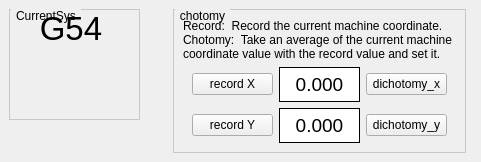
  <widget class="QWidget" name="CHO_FAME" native="true">
   <property name="geometry">
    <rect>
     <x>9</x>
     <y>528</y>
     <width>481</width>
     <height>162</height>
    </rect>
   </property>
   <widget class="QWidget" name="widget_7" native="true">
    <property name="geometry">
     <rect>
      <x>9</x>
      <y>9</y>
      <width>131</width>
      <height>111</height>
     </rect>
    </property>
    <layout class="QVBoxLayout" name="verticalLayout_5">
     <property name="spacing">
      <number>2</number>
     </property>
     <property name="topMargin">
      <number>0</number>
     </property>
     <property name="bottomMargin">
      <number>0</number>
     </property>
     <item>
      <widget class="QGroupBox" name="groupBox_8">
       <property name="styleSheet">
        <string notr="true">QGroupBox {
	border-width:1px;
	border-style:solid;
	border-color: rgb(200, 200, 200);
	margin-top:3ex
}

QGroupBox::title {
	subcontrol-origin: margin;
	subcontrol-position:top left;
	left:2px;
	margin-left: 0px;
	padding:0 3px;
}</string>
       </property>
       <property name="title">
        <string>CurrentSys</string>
       </property>
       <layout class="QVBoxLayout" name="verticalLayout_13" stretch="1">
        <property name="leftMargin">
         <number>2</number>
        </property>
        <property name="topMargin">
         <number>0</number>
        </property>
        <property name="bottomMargin">
         <number>0</number>
        </property>
        <item>
         <widget class="QLabel" name="system_now">
          <property name="font">
           <font>
            <pointsize>25</pointsize>
           </font>
          </property>
          <property name="text">
           <string>G54</string>
          </property>
          <property name="alignment">
           <set>Qt::AlignHCenter|Qt::AlignTop</set>
          </property>
         </widget>
        </item>
       </layout>
      </widget>
     </item>
    </layout>
   </widget>
   <widget class="QGroupBox" name="groupBox_6">
    <property name="geometry">
     <rect>
      <x>173</x>
      <y>9</y>
      <width>293</width>
      <height>144</height>
     </rect>
    </property>
    <property name="styleSheet">
     <string notr="true">QGroupBox {
	border-width:1px;
	border-style:solid;
	border-color: rgb(200, 200, 200);
	margin-top:3ex
}

QGroupBox::title {
	subcontrol-origin: margin;
	subcontrol-position:top left;
	left:2px;
	margin-left: 0px;
	padding:0 3px;
}</string>
    </property>
    <property name="title">
     <string>chotomy</string>
    </property>
    <layout class="QVBoxLayout" name="verticalLayout_2">
     <item>
      <widget class="QLabel" name="label_17">
       <property name="text">
        <string>Record:  Record the current machine coordinate.
Chotomy:  Take an average of the current machine coordinate value with the record value and set it.</string>
       </property>
       <property name="wordWrap">
        <bool>true</bool>
       </property>
      </widget>
     </item>
     <item>
      <widget class="QWidget" name="widget_2" native="true">
       <layout class="QHBoxLayout" name="horizontalLayout_2">
        <property name="topMargin">
         <number>0</number>
        </property>
        <property name="bottomMargin">
         <number>0</number>
        </property>
        <item>
         <widget class="QPushButton" name="btn_record_x">
          <property name="focusPolicy">
           <enum>Qt::NoFocus</enum>
          </property>
          <property name="text">
           <string>record X</string>
          </property>
         </widget>
        </item>
        <item>
         <widget class="QLabel" name="show_record_x">
          <property name="maximumSize">
           <size>
            <width>16777215</width>
            <height>35</height>
           </size>
          </property>
          <property name="font">
           <font>
            <pointsize>14</pointsize>
           </font>
          </property>
          <property name="styleSheet">
           <string notr="true">background-color: rgb(255, 255, 255);
</string>
          </property>
          <property name="frameShape">
           <enum>QFrame::Box</enum>
          </property>
          <property name="text">
           <string>0.000</string>
          </property>
          <property name="alignment">
           <set>Qt::AlignCenter</set>
          </property>
         </widget>
        </item>
        <item>
         <widget class="QPushButton" name="btn_dichotomy_x">
          <property name="focusPolicy">
           <enum>Qt::NoFocus</enum>
          </property>
          <property name="text">
           <string>dichotomy_x</string>
          </property>
         </widget>
        </item>
       </layout>
      </widget>
     </item>
     <item>
      <widget class="QWidget" name="widget_3" native="true">
       <layout class="QHBoxLayout" name="horizontalLayout_3">
        <property name="topMargin">
         <number>0</number>
        </property>
        <property name="bottomMargin">
         <number>0</number>
        </property>
        <item>
         <widget class="QPushButton" name="btn_record_y">
          <property name="focusPolicy">
           <enum>Qt::NoFocus</enum>
          </property>
          <property name="text">
           <string>record Y</string>
          </property>
         </widget>
        </item>
        <item>
         <widget class="QLabel" name="show_record_y">
          <property name="maximumSize">
           <size>
            <width>16777215</width>
            <height>35</height>
           </size>
          </property>
          <property name="font">
           <font>
            <pointsize>14</pointsize>
           </font>
          </property>
          <property name="styleSheet">
           <string notr="true">background-color: rgb(255, 255, 255);</string>
          </property>
          <property name="frameShape">
           <enum>QFrame::Box</enum>
          </property>
          <property name="text">
           <string>0.000</string>
          </property>
          <property name="alignment">
           <set>Qt::AlignCenter</set>
          </property>
         </widget>
        </item>
        <item>
         <widget class="QPushButton" name="btn_dichotomy_y">
          <property name="focusPolicy">
           <enum>Qt::NoFocus</enum>
          </property>
          <property name="text">
           <string>dichotomy_y</string>
          </property>
         </widget>
        </item>
       </layout>
      </widget>
     </item>
    </layout>
   </widget>
  </widget>
